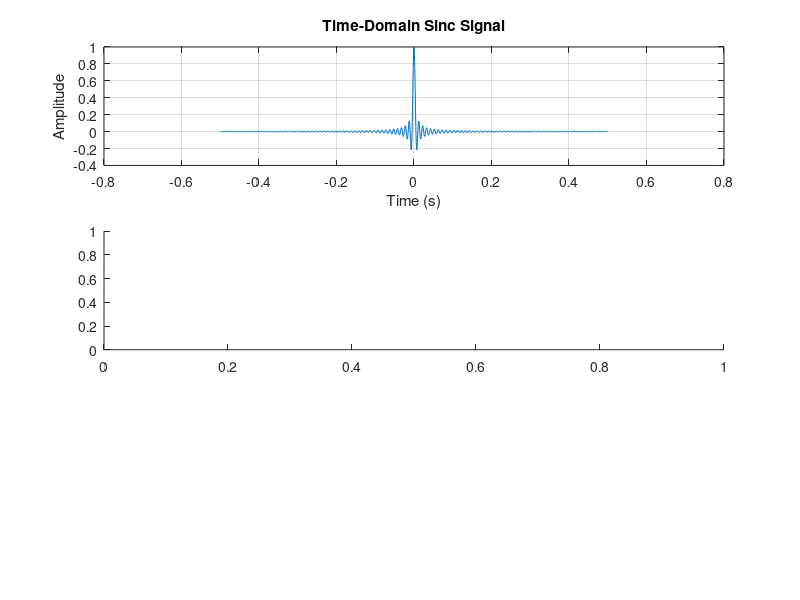

This figure's MATLAB source: (Note: this script raises an error after producing the figure.)
% Parameters
Fs = 1000;          % Sampling frequency (Hz)
T = 1;              % Duration (seconds)
t = -T/2:1/Fs:T/2-1/Fs;  % Time vector centered at 0
f0 = 100;           % Reference frequency for scaling (Hz)

% Generate sinc signal using MATLAB's sinc function
x = sinc(2 * f0 * t); % sinc(πx) where x = 2*f0*t, so πx = 2πf0t

% Create single figure with subplots
figure;

% Subplot 1: Time-domain signal (Sinc)
subplot(3, 1, 1);
plot(t, x);
title('Time-Domain Sinc Signal');
xlabel('Time (s)');
ylabel('Amplitude');
grid on;

% Subplot 2: Spectrogram (Sinc)
subplot(3, 1, 2);
spectrogram(x, 256, 240, 256, Fs, 'xaxis');
title('Spectrogram of Sinc Signal');
colormap('jet');
colorbar;

% Subplot 3: Shifted FFT (Sinc)
N = length(x);
X = fft(x);
X_shifted = fftshift(X);
freq = (-N/2:N/2-1)*(Fs/N);
subplot(3, 1, 3);
plot(freq, abs(X_shifted));
title('Shifted FFT of Sinc Signal');
xlabel('Frequency (Hz)');
ylabel('Magnitude');
grid on;
xlim([-500, 500]); % Zoom for clarity

% Adjust layout for better spacing
sgtitle('Sinc Signal Analysis');
set(gcf, 'Position', [100, 100, 800, 800]); % Adjust figure size

saveas(gcf, 'imgs/signal_sinc.png');
